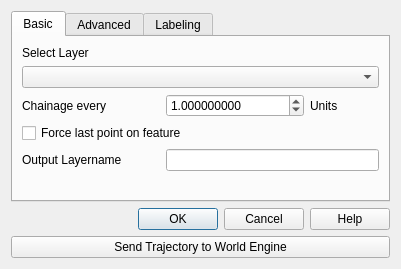
<?xml version="1.0" encoding="UTF-8"?>
<ui version="4.0">
 <class>WorldEngineDialog</class>
 <widget class="QDialog" name="WorldEngineDialog">
  <property name="enabled">
   <bool>true</bool>
  </property>
  <property name="geometry">
   <rect>
    <x>0</x>
    <y>0</y>
    <width>401</width>
    <height>269</height>
   </rect>
  </property>
  <property name="minimumSize">
   <size>
    <width>380</width>
    <height>200</height>
   </size>
  </property>
  <property name="windowTitle">
   <string>WorldEngine</string>
  </property>
  <layout class="QGridLayout" name="gridLayout_3">
   <item row="1" column="0">
    <widget class="QDialogButtonBox" name="buttonBox">
     <property name="orientation">
      <enum>Qt::Horizontal</enum>
     </property>
     <property name="standardButtons">
      <set>QDialogButtonBox::Cancel|QDialogButtonBox::Help|QDialogButtonBox::Ok</set>
     </property>
    </widget>
   </item>
   <item row="0" column="0">
    <widget class="QTabWidget" name="tabWidget">
     <property name="currentIndex">
      <number>0</number>
     </property>
     <widget class="QWidget" name="tab">
      <attribute name="title">
       <string>Basic</string>
      </attribute>
      <layout class="QGridLayout" name="gridLayout_2">
       <item row="3" column="0" colspan="3">
        <widget class="QCheckBox" name="forceLastCheckBox">
         <property name="text">
          <string>Force last point on feature</string>
         </property>
        </widget>
       </item>
       <item row="1" column="0" colspan="5">
        <widget class="QComboBox" name="selectLayerComboBox">
         <property name="sizePolicy">
          <sizepolicy hsizetype="MinimumExpanding" vsizetype="Fixed">
           <horstretch>0</horstretch>
           <verstretch>0</verstretch>
          </sizepolicy>
         </property>
        </widget>
       </item>
       <item row="2" column="4">
        <widget class="QLabel" name="labelUnit">
         <property name="sizePolicy">
          <sizepolicy hsizetype="Minimum" vsizetype="Preferred">
           <horstretch>0</horstretch>
           <verstretch>0</verstretch>
          </sizepolicy>
         </property>
         <property name="minimumSize">
          <size>
           <width>69</width>
           <height>0</height>
          </size>
         </property>
         <property name="text">
          <string>Units</string>
         </property>
        </widget>
       </item>
       <item row="7" column="2">
        <spacer name="verticalSpacer">
         <property name="orientation">
          <enum>Qt::Vertical</enum>
         </property>
         <property name="sizeHint" stdset="0">
          <size>
           <width>20</width>
           <height>40</height>
          </size>
         </property>
        </spacer>
       </item>
       <item row="2" column="2" colspan="2">
        <widget class="QDoubleSpinBox" name="distanceSpinBox">
         <property name="decimals">
          <number>9</number>
         </property>
         <property name="maximum">
          <double>999999999.999999046325684</double>
         </property>
         <property name="value">
          <double>1.000000000000000</double>
         </property>
        </widget>
       </item>
       <item row="4" column="2" colspan="3">
        <widget class="QLineEdit" name="layerNameLine"/>
       </item>
       <item row="4" column="0" colspan="2">
        <widget class="QLabel" name="labelLayerName">
         <property name="text">
          <string>Output Layername</string>
         </property>
        </widget>
       </item>
       <item row="2" column="0" colspan="2">
        <widget class="QLabel" name="labelDistance">
         <property name="text">
          <string>Chainage every</string>
         </property>
        </widget>
       </item>
       <item row="0" column="0" colspan="3">
        <widget class="QLabel" name="labelSelectLayer">
         <property name="text">
          <string>Select Layer</string>
         </property>
        </widget>
       </item>
      </layout>
     </widget>
     <widget class="QWidget" name="tab_2">
      <attribute name="title">
       <string>Advanced</string>
      </attribute>
      <layout class="QGridLayout" name="gridLayout">
       <item row="3" column="0">
        <widget class="QCheckBox" name="checkBoxEndAt">
         <property name="text">
          <string>End at</string>
         </property>
        </widget>
       </item>
       <item row="3" column="1">
        <widget class="QDoubleSpinBox" name="endSpinBox">
         <property name="enabled">
          <bool>false</bool>
         </property>
         <property name="decimals">
          <number>9</number>
         </property>
         <property name="maximum">
          <double>999999999.999999046325684</double>
         </property>
        </widget>
       </item>
       <item row="5" column="1">
        <spacer name="verticalSpacer_2">
         <property name="orientation">
          <enum>Qt::Vertical</enum>
         </property>
         <property name="sizeHint" stdset="0">
          <size>
           <width>20</width>
           <height>40</height>
          </size>
         </property>
        </spacer>
       </item>
       <item row="2" column="1">
        <widget class="QDoubleSpinBox" name="startSpinBox">
         <property name="enabled">
          <bool>false</bool>
         </property>
         <property name="decimals">
          <number>9</number>
         </property>
         <property name="maximum">
          <double>999999999.999999046325684</double>
         </property>
        </widget>
       </item>
       <item row="3" column="2">
        <widget class="QLabel" name="labelUnit_3">
         <property name="enabled">
          <bool>false</bool>
         </property>
         <property name="sizePolicy">
          <sizepolicy hsizetype="Fixed" vsizetype="Preferred">
           <horstretch>0</horstretch>
           <verstretch>0</verstretch>
          </sizepolicy>
         </property>
         <property name="minimumSize">
          <size>
           <width>75</width>
           <height>0</height>
          </size>
         </property>
         <property name="text">
          <string>Units</string>
         </property>
        </widget>
       </item>
       <item row="1" column="1" colspan="2">
        <widget class="QRadioButton" name="selectOnlyRadioBtn">
         <property name="enabled">
          <bool>true</bool>
         </property>
         <property name="text">
          <string>only selected Features</string>
         </property>
         <property name="checkable">
          <bool>true</bool>
         </property>
         <property name="checked">
          <bool>false</bool>
         </property>
        </widget>
       </item>
       <item row="2" column="0">
        <widget class="QCheckBox" name="checkBoxStartFrom">
         <property name="text">
          <string>Start from</string>
         </property>
        </widget>
       </item>
       <item row="0" column="0">
        <widget class="QLabel" name="label">
         <property name="text">
          <string>Chainage</string>
         </property>
        </widget>
       </item>
       <item row="2" column="2">
        <widget class="QLabel" name="labelUnit_2">
         <property name="enabled">
          <bool>false</bool>
         </property>
         <property name="sizePolicy">
          <sizepolicy hsizetype="Fixed" vsizetype="Preferred">
           <horstretch>0</horstretch>
           <verstretch>0</verstretch>
          </sizepolicy>
         </property>
         <property name="minimumSize">
          <size>
           <width>75</width>
           <height>0</height>
          </size>
         </property>
         <property name="text">
          <string>Units</string>
         </property>
        </widget>
       </item>
       <item row="4" column="1">
        <widget class="QSpinBox" name="divideSpinBox">
         <property name="maximum">
          <number>999999999</number>
         </property>
        </widget>
       </item>
       <item row="4" column="0">
        <widget class="QLabel" name="label_2">
         <property name="text">
          <string>Divide Feature into</string>
         </property>
        </widget>
       </item>
       <item row="4" column="2">
        <widget class="QLabel" name="label_3">
         <property name="text">
          <string>Parts</string>
         </property>
        </widget>
       </item>
       <item row="0" column="1" colspan="2">
        <widget class="QRadioButton" name="selectAllRadioBtn">
         <property name="enabled">
          <bool>true</bool>
         </property>
         <property name="text">
          <string>all Features in Layer</string>
         </property>
         <property name="checkable">
          <bool>true</bool>
         </property>
        </widget>
       </item>
      </layout>
     </widget>
     <widget class="QWidget" name="tab_3">
      <attribute name="title">
       <string>Labeling</string>
      </attribute>
      <layout class="QGridLayout" name="gridLayout_4">
       <item row="0" column="0" colspan="2">
        <widget class="QCheckBox" name="autoLabelCheckBox">
         <property name="enabled">
          <bool>true</bool>
         </property>
         <property name="text">
          <string>Automatically Label the Layer</string>
         </property>
         <property name="checked">
          <bool>false</bool>
         </property>
        </widget>
       </item>
       <item row="1" column="1">
        <widget class="QSpinBox" name="decimalSpinBox">
         <property name="value">
          <number>2</number>
         </property>
        </widget>
       </item>
       <item row="1" column="0">
        <widget class="QLabel" name="label_4">
         <property name="text">
          <string>Decimal places</string>
         </property>
        </widget>
       </item>
       <item row="2" column="0">
        <spacer name="verticalSpacer_3">
         <property name="orientation">
          <enum>Qt::Vertical</enum>
         </property>
         <property name="sizeHint" stdset="0">
          <size>
           <width>20</width>
           <height>40</height>
          </size>
         </property>
        </spacer>
       </item>
      </layout>
     </widget>
    </widget>
   </item>
   <item row="2" column="0">
    <widget class="QPushButton" name="pushButton">
     <property name="text">
      <string>Send Trajectory to World Engine</string>
     </property>
    </widget>
   </item>
  </layout>
 </widget>
 <resources/>
 <connections>
  <connection>
   <sender>buttonBox</sender>
   <signal>accepted()</signal>
   <receiver>WorldEngineDialog</receiver>
   <slot>accept()</slot>
   <hints>
    <hint type="sourcelabel">
     <x>295</x>
     <y>257</y>
    </hint>
    <hint type="destinationlabel">
     <x>264</x>
     <y>199</y>
    </hint>
   </hints>
  </connection>
  <connection>
   <sender>buttonBox</sender>
   <signal>rejected()</signal>
   <receiver>WorldEngineDialog</receiver>
   <slot>reject()</slot>
   <hints>
    <hint type="sourcelabel">
     <x>368</x>
     <y>257</y>
    </hint>
    <hint type="destinationlabel">
     <x>340</x>
     <y>199</y>
    </hint>
   </hints>
  </connection>
  <connection>
   <sender>checkBoxStartFrom</sender>
   <signal>toggled(bool)</signal>
   <receiver>startSpinBox</receiver>
   <slot>setEnabled(bool)</slot>
   <hints>
    <hint type="sourcelabel">
     <x>96</x>
     <y>120</y>
    </hint>
    <hint type="destinationlabel">
     <x>278</x>
     <y>123</y>
    </hint>
   </hints>
  </connection>
  <connection>
   <sender>checkBoxEndAt</sender>
   <signal>toggled(bool)</signal>
   <receiver>endSpinBox</receiver>
   <slot>setEnabled(bool)</slot>
   <hints>
    <hint type="sourcelabel">
     <x>99</x>
     <y>152</y>
    </hint>
    <hint type="destinationlabel">
     <x>241</x>
     <y>155</y>
    </hint>
   </hints>
  </connection>
  <connection>
   <sender>checkBoxStartFrom</sender>
   <signal>toggled(bool)</signal>
   <receiver>labelUnit_2</receiver>
   <slot>setEnabled(bool)</slot>
   <hints>
    <hint type="sourcelabel">
     <x>78</x>
     <y>112</y>
    </hint>
    <hint type="destinationlabel">
     <x>293</x>
     <y>113</y>
    </hint>
   </hints>
  </connection>
  <connection>
   <sender>checkBoxEndAt</sender>
   <signal>toggled(bool)</signal>
   <receiver>labelUnit_3</receiver>
   <slot>setEnabled(bool)</slot>
   <hints>
    <hint type="sourcelabel">
     <x>75</x>
     <y>146</y>
    </hint>
    <hint type="destinationlabel">
     <x>298</x>
     <y>145</y>
    </hint>
   </hints>
  </connection>
 </connections>
 <slots>
  <slot>onComboBoxChanged()</slot>
  <slot>onComboBoxTouched()</slot>
  <slot>onRadioAll()</slot>
  <slot>onRadioSelected()</slot>
 </slots>
</ui>
